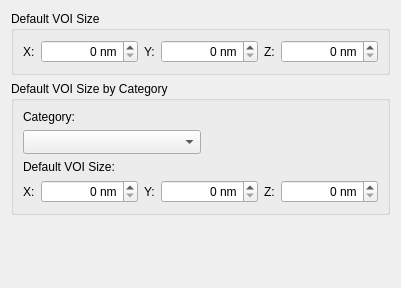
<?xml version="1.0" encoding="UTF-8"?>
<ui version="4.0">
 <class>RectangularROISettings</class>
 <widget class="QWidget" name="RectangularROISettings">
  <property name="geometry">
   <rect>
    <x>0</x>
    <y>0</y>
    <width>401</width>
    <height>288</height>
   </rect>
  </property>
  <property name="windowTitle">
   <string>Form</string>
  </property>
  <layout class="QVBoxLayout" name="verticalLayout_4">
   <item>
    <widget class="QGroupBox" name="groupBox">
     <property name="title">
      <string>Default VOI Size</string>
     </property>
     <layout class="QVBoxLayout" name="verticalLayout_2">
      <item>
       <layout class="QHBoxLayout" name="horizontalLayout">
        <item>
         <widget class="QLabel" name="label_10">
          <property name="text">
           <string>X:</string>
          </property>
         </widget>
        </item>
        <item>
         <widget class="QSpinBox" name="m_xSize">
          <property name="sizePolicy">
           <sizepolicy hsizetype="MinimumExpanding" vsizetype="Fixed">
            <horstretch>0</horstretch>
            <verstretch>0</verstretch>
           </sizepolicy>
          </property>
          <property name="alignment">
           <set>Qt::AlignRight|Qt::AlignTrailing|Qt::AlignVCenter</set>
          </property>
          <property name="suffix">
           <string> nm</string>
          </property>
          <property name="maximum">
           <number>10000</number>
          </property>
          <property name="singleStep">
           <number>2</number>
          </property>
         </widget>
        </item>
        <item>
         <widget class="QLabel" name="label_9">
          <property name="text">
           <string>Y:</string>
          </property>
         </widget>
        </item>
        <item>
         <widget class="QSpinBox" name="m_ySize">
          <property name="sizePolicy">
           <sizepolicy hsizetype="MinimumExpanding" vsizetype="Fixed">
            <horstretch>0</horstretch>
            <verstretch>0</verstretch>
           </sizepolicy>
          </property>
          <property name="alignment">
           <set>Qt::AlignRight|Qt::AlignTrailing|Qt::AlignVCenter</set>
          </property>
          <property name="suffix">
           <string> nm</string>
          </property>
          <property name="maximum">
           <number>10000</number>
          </property>
          <property name="singleStep">
           <number>2</number>
          </property>
         </widget>
        </item>
        <item>
         <widget class="QLabel" name="label_8">
          <property name="text">
           <string>Z:</string>
          </property>
         </widget>
        </item>
        <item>
         <widget class="QSpinBox" name="m_zSize">
          <property name="sizePolicy">
           <sizepolicy hsizetype="MinimumExpanding" vsizetype="Fixed">
            <horstretch>0</horstretch>
            <verstretch>0</verstretch>
           </sizepolicy>
          </property>
          <property name="alignment">
           <set>Qt::AlignRight|Qt::AlignTrailing|Qt::AlignVCenter</set>
          </property>
          <property name="suffix">
           <string> nm</string>
          </property>
          <property name="maximum">
           <number>10000</number>
          </property>
          <property name="singleStep">
           <number>2</number>
          </property>
         </widget>
        </item>
       </layout>
      </item>
     </layout>
    </widget>
   </item>
   <item>
    <widget class="QGroupBox" name="m_categorySelectorGroup">
     <property name="title">
      <string>Default VOI Size by Category</string>
     </property>
     <layout class="QVBoxLayout" name="verticalLayout">
      <item>
       <widget class="QLabel" name="label_2">
        <property name="text">
         <string>Category:</string>
        </property>
       </widget>
      </item>
      <item>
       <layout class="QHBoxLayout" name="horizontalLayout_3">
        <item>
         <widget class="QComboTreeView" name="m_categorySelector">
          <property name="sizePolicy">
           <sizepolicy hsizetype="MinimumExpanding" vsizetype="Fixed">
            <horstretch>0</horstretch>
            <verstretch>0</verstretch>
           </sizepolicy>
          </property>
          <property name="sizeAdjustPolicy">
           <enum>QComboBox::AdjustToMinimumContentsLengthWithIcon</enum>
          </property>
         </widget>
        </item>
        <item>
         <spacer name="horizontalSpacer">
          <property name="orientation">
           <enum>Qt::Horizontal</enum>
          </property>
          <property name="sizeHint" stdset="0">
           <size>
            <width>40</width>
            <height>20</height>
           </size>
          </property>
         </spacer>
        </item>
       </layout>
      </item>
      <item>
       <widget class="QLabel" name="label">
        <property name="text">
         <string>Default VOI Size:</string>
        </property>
       </widget>
      </item>
      <item>
       <layout class="QHBoxLayout" name="horizontalLayout_2">
        <item>
         <widget class="QLabel" name="label_5">
          <property name="text">
           <string>X:</string>
          </property>
         </widget>
        </item>
        <item>
         <widget class="QSpinBox" name="m_xTaxSize">
          <property name="sizePolicy">
           <sizepolicy hsizetype="MinimumExpanding" vsizetype="Fixed">
            <horstretch>0</horstretch>
            <verstretch>0</verstretch>
           </sizepolicy>
          </property>
          <property name="alignment">
           <set>Qt::AlignRight|Qt::AlignTrailing|Qt::AlignVCenter</set>
          </property>
          <property name="suffix">
           <string> nm</string>
          </property>
          <property name="maximum">
           <number>10000</number>
          </property>
          <property name="singleStep">
           <number>2</number>
          </property>
         </widget>
        </item>
        <item>
         <widget class="QLabel" name="label_6">
          <property name="text">
           <string>Y:</string>
          </property>
         </widget>
        </item>
        <item>
         <widget class="QSpinBox" name="m_yTaxSize">
          <property name="sizePolicy">
           <sizepolicy hsizetype="MinimumExpanding" vsizetype="Fixed">
            <horstretch>0</horstretch>
            <verstretch>0</verstretch>
           </sizepolicy>
          </property>
          <property name="alignment">
           <set>Qt::AlignRight|Qt::AlignTrailing|Qt::AlignVCenter</set>
          </property>
          <property name="suffix">
           <string> nm</string>
          </property>
          <property name="maximum">
           <number>10000</number>
          </property>
          <property name="singleStep">
           <number>2</number>
          </property>
         </widget>
        </item>
        <item>
         <widget class="QLabel" name="label_7">
          <property name="text">
           <string>Z:</string>
          </property>
         </widget>
        </item>
        <item>
         <widget class="QSpinBox" name="m_zTaxSize">
          <property name="sizePolicy">
           <sizepolicy hsizetype="MinimumExpanding" vsizetype="Fixed">
            <horstretch>0</horstretch>
            <verstretch>0</verstretch>
           </sizepolicy>
          </property>
          <property name="alignment">
           <set>Qt::AlignRight|Qt::AlignTrailing|Qt::AlignVCenter</set>
          </property>
          <property name="suffix">
           <string> nm</string>
          </property>
          <property name="maximum">
           <number>10000</number>
          </property>
          <property name="singleStep">
           <number>2</number>
          </property>
         </widget>
        </item>
       </layout>
      </item>
     </layout>
    </widget>
   </item>
   <item>
    <spacer name="verticalSpacer">
     <property name="orientation">
      <enum>Qt::Vertical</enum>
     </property>
     <property name="sizeHint" stdset="0">
      <size>
       <width>20</width>
       <height>40</height>
      </size>
     </property>
    </spacer>
   </item>
  </layout>
 </widget>
 <customwidgets>
  <customwidget>
   <class>QComboTreeView</class>
   <extends>QComboBox</extends>
   <header>GUI/Widgets/QComboTreeView.h</header>
  </customwidget>
 </customwidgets>
 <resources/>
 <connections/>
</ui>
